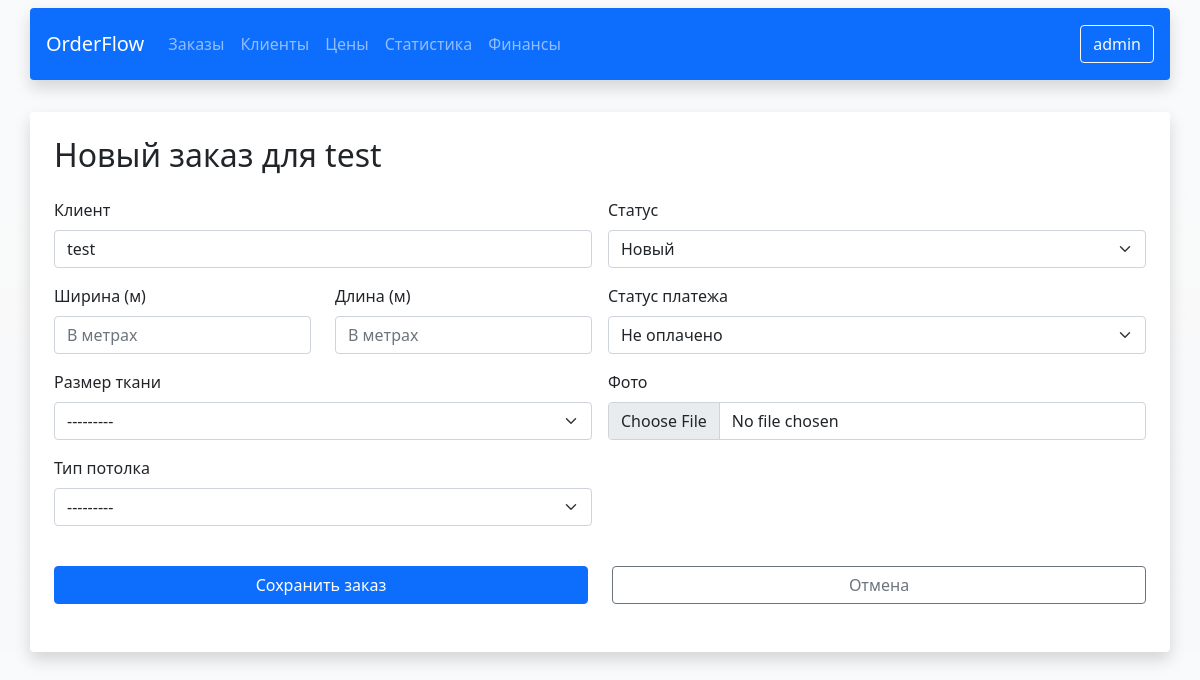
Page /orders/add/1/ (signed in) on the earlier database version.
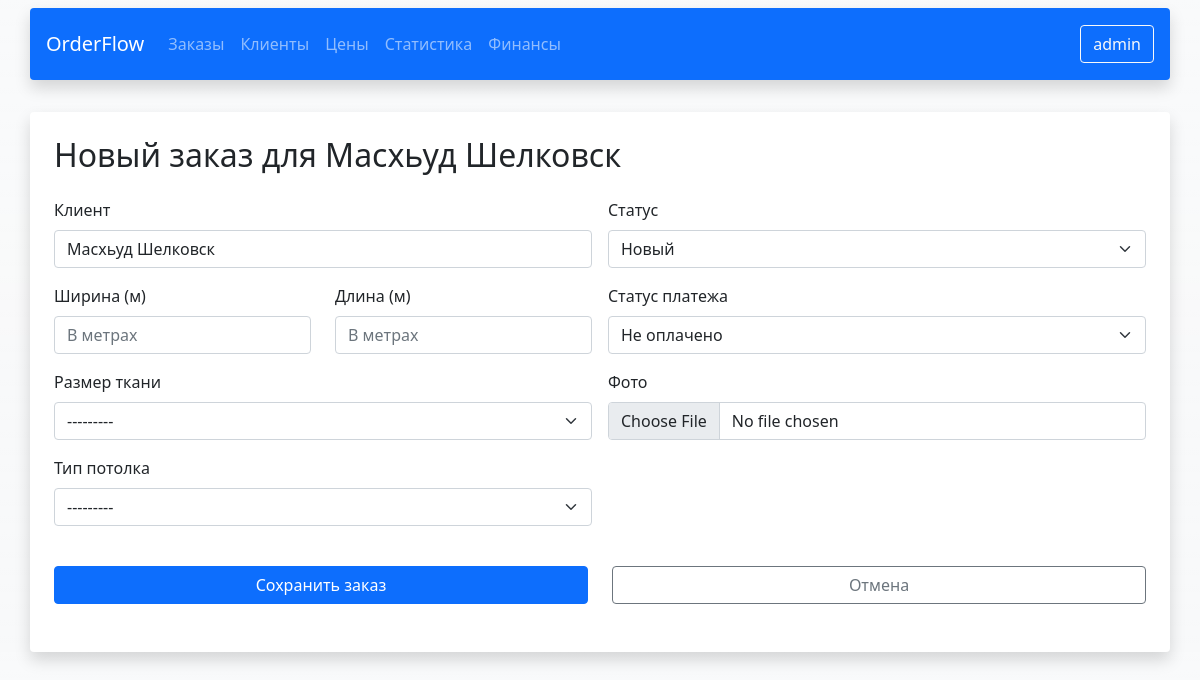
Same page on the later database version.
### orders/models.py (models this page shows)
class Customer(models.Model):
    full_name = models.CharField(max_length=128)
    phone_number = models.CharField(max_length=20)
    user = ForeignKey(to=User, on_delete=CASCADE)
    def __str__(self):
        return f'{self.full_name}'

### orders/views.py (the view)
# urls.py: path('orders/add/', add_order_for_orders, name='add_order'),
@login_required
def add_order(request, customer_id=None):
    customer = None
    if customer_id:
        customer = get_object_or_404(Customer, id=customer_id)
    if request.method == 'POST':
        form = AddOrderForm(request.user, request.POST, request.FILES)
        if form.is_valid():
            order = form.save(commit=False)
            if customer:
                order.user = request.user
                order.customer = customer
            order.save()
            debt, _ = Debt.objects.get_or_create(user=request.user)
            debt.debt += order.total_sum
            debt.save()
            return redirect('orders', customer_id=order.customer.id)
    else:
        initial = {'customer': customer} if customer else {}
        form = AddOrderForm(request.user, initial=initial)
    context = {'form': form,
               'customer': customer,
               'calculated_fields': {
                   'square': form.instance.square if form.instance.pk else 0,
                   'total_sum': form.instance.total_sum if form.instance.pk else 0,
                   'balance': form.instance.balance if form.instance.pk else 0,
               }}
    return render(request, 'orders/add_order.html', context=context)

### orders/templates/orders/add_order.html (shortened to what this page needs)
{% extends 'orders/base.html' %}
{% block content %}
<div class="container container bg-white rounded shadow mt-4 p-4">
    <h2 class="mb-4">{% if customer %}Новый заказ для {{ customer.full_name }}{% else %}Добавление заказа{% endif %}</h2>
    <form method="post" enctype="multipart/form-data" novalidate>
        <div class="row g-3">
            <div class="col-md-6">
                <div class="mb-3">
                    <label for="{{ form.customer.id_for_label }}" class="form-label">Клиент</label>
                    {{ form.customer }}
                </div>
                <div class="row">
                    <div class="col-md-6 mb-3">
                        <label for="{{ form.width.id_for_label }}" class="form-label">Ширина (м)</label>
                        {{ form.width }}
                    </div>
                    <div class="col-md-6 mb-3">
                        <label for="{{ form.length.id_for_label }}" class="form-label">Длина (м)</label>
                        {{ form.length }}
                    </div>
                </div>
                <div class="mb-3">
                    <label for="{{ form.fabric_size.id_for_label }}" class="form-label">Размер ткани</label>
                    {{ form.fabric_size }}
                </div>
                <div class="mb-3">
                    <label for="{{ form.ceiling_type.id_for_label }}" class="form-label">Тип потолка</label>
                    {{ form.ceiling_type }}
                </div>
            </div>
            <div class="col-md-6">
                <div class="mb-3">
                    <label for="{{ form.status.id_for_label }}" class="form-label">Статус</label>
                    {{ form.status }}
                </div>
                <div class="mb-3">
                    <label for="{{ form.payment_status.id_for_label }}" class="form-label">Статус платежа</label>
                    {{ form.payment_status }}
                </div>
                <div class="mb-3">
                    <label for="{{ form.photo.id_for_label }}" class="form-label">Фото</label>
                    {{ form.photo }}
                </div>
            </div>
        </div>
    <div class="row">
        <div class="col-12 col-md-6 col-lg-6 my-4">
            <button type="submit" class="btn btn-primary me-2 w-100 w-md-auto m-lg-auto">Сохранить заказ</button>
        </div>
        <div class="col-12 col-md-6 col-lg-6 my-md-4">
            <a href="{% if customer %}{% url 'orders' customer.id %}{% else %}{% url 'new_orders_all' %}{% endif %}"
               class="btn btn-outline-secondary w-100 w-md-auto m-lg-auto">
                Отмена
            </a>
        </div>
    </div>
    </form>
</div>
{% endblock %}

Differences in the rows shown:
changed Customer: full_name "test" → "Масхьуд Шелковск"
Other differences:
form field customer: "test" → "Масхьуд Шелковск"
